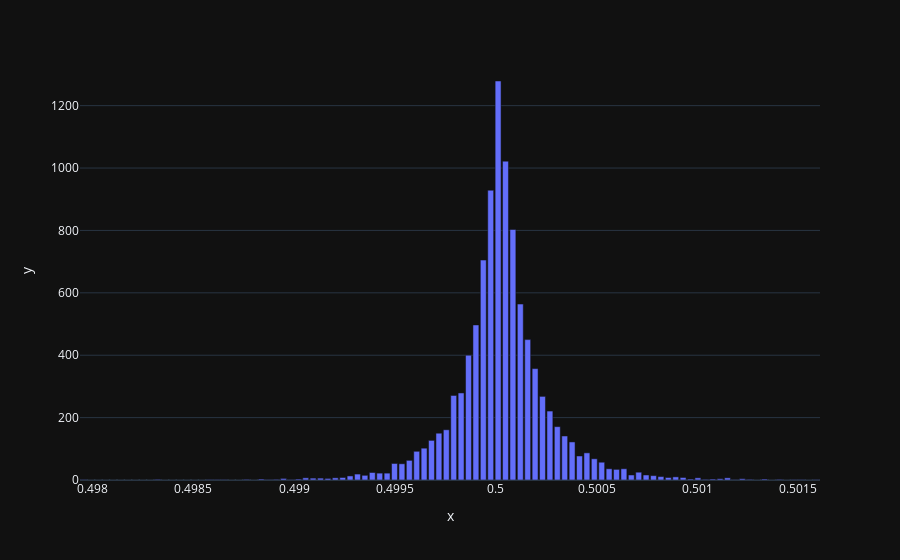

Notebook cell for this chart:
### Code cell
error = []
for p in peaks:
    error.append({'error': p['error'], 'estimate': p['estimate']})
    
error = pd.DataFrame(error)
hist, bins = np.histogram(error['estimate'], bins=100)
print(np.std(error['estimate']))
px.bar(x=bins[1:], y=hist)

### Figure 1 — Plotly figure (JSON) as saved in the notebook; plotly's stock layout.template omitted (floating-point values rounded to 4 significant figures)
{"data": [{"alignmentgroup": "True", "hovertemplate": "x=%{x}<br>y=%{y}<extra></extra>", "legendgroup": "", "marker": {"color": "#636efa", "pattern": {"shape": ""}}, "name": "", "offsetgroup": "", "orientation": "v", "showlegend": false, "textposition": "auto", "x": [0.498, 0.498, 0.498, 0.4981, 0.4981, 0.4981, 0.4982, 0.4982, 0.4982, 0.4983, 0.4983, 0.4984, 0.4984, 0.4984, 0.4985, 0.4985, 0.4985, 0.4986, 0.4986, 0.4987, 0.4987, 0.4987, 0.4988, 0.4988, 0.4988, 0.4989, 0.4989, 0.4989, 0.499, 0.499, 0.4991, 0.4991, 0.4991, 0.4992, 0.4992, 0.4992, 0.4993, 0.4993, 0.4994, 0.4994, 0.4994, 0.4995, 0.4995, 0.4995, 0.4996, 0.4996, 0.4996, 0.4997, 0.4997, 0.4998, 0.4998, 0.4998, 0.4999, 0.4999, 0.4999, 0.5, 0.5, 0.5, 0.5001, 0.5001, 0.5002, 0.5002, 0.5002, 0.5003, 0.5003, 0.5003, 0.5004, 0.5004, 0.5005, 0.5005, 0.5005, 0.5006, 0.5006, 0.5006, 0.5007, 0.5007, 0.5007, 0.5008, 0.5008, 0.5009, 0.5009, 0.5009, 0.501, 0.501, 0.501, 0.5011, 0.5011, 0.5011, 0.5012, 0.5012, 0.5013, 0.5013, 0.5013, 0.5014, 0.5014, 0.5014, 0.5015, 0.5015, 0.5016, 0.5016], "xaxis": "x", "y": [1, 0, 0, 0, 0, 0, 0, 0, 0, 0, 2, 0, 0, 0, 0, 0, 0, 1, 1, 1, 0, 0, 2, 0, 3, 1, 2, 5, 1, 3, 7, 6, 6, 5, 7, 8, 13, 19, 15, 24, 22, 22, 53, 52, 63, 92, 102, 127, 150, 161, 271, 279, 400, 497, 705, 929, 1279, 1022, 803, 564, 450, 357, 268, 221, 171, 141, 122, 77, 87, 68, 57, 36, 34, 36, 16, 25, 16, 14, 11, 8, 10, 8, 3, 7, 2, 3, 4, 7, 1, 4, 2, 0, 3, 0, 2, 0, 1, 1, 0, 1], "yaxis": "y", "type": "bar"}], "layout": {"xaxis": {"anchor": "y", "domain": [0.0, 1.0], "title": {"text": "x"}}, "yaxis": {"anchor": "x", "domain": [0.0, 1.0], "title": {"text": "y"}}, "legend": {"tracegroupgap": 0}, "margin": {"t": 60}, "barmode": "relative"}}
